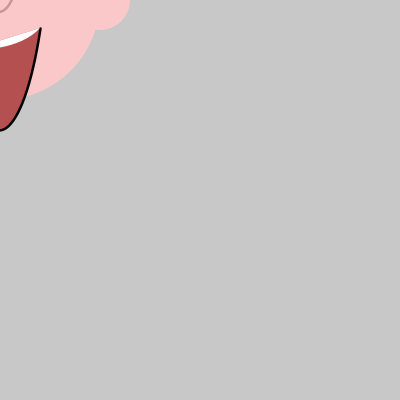
Frame 1 (no input)
Frame 60 (the mouse pressed at the canvas centre just before this capture): identical to frame 1, image omitted
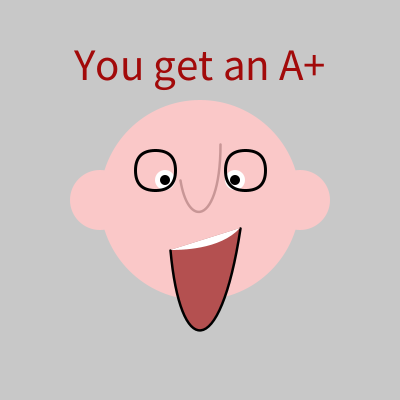
Frame 120 (the mouse held since frame 60 and released just before this capture)

The Processing sketch that drew these frames (run headless with seeded random() and noise(); from frame 60 on, the mouse is pressed at the canvas centre):

// Processing sketch: processing_110044
// ── processing_110044.pde

//joseph jung

int click = 99;
void setup()
{
  size(400,400);
  background(255);
  smooth();
  noCursor();
  
}
void draw()
{
  
  drawJim(mouseX,mouseY,200,200);
}

void drawJim(float x, float y,float wd, float ht)
{

background(200);
fill(250,200,200);
noStroke();
ellipse(x,y,wd,ht);
ellipse(x-wd*.5,y,wd*.3,ht*.3);
ellipse(x+wd*.5,y,wd*.3,ht*.3);
 
fill(255);
ellipse(x-wd*.25+(mouseX*.075),y-ht*.15+(mouseY*.05),wd*.1,ht*.1);
ellipse(x+wd*.25-(mouseX*.075),y-ht*.15+(mouseY*.05),wd*.1,ht*.1);
 
fill(0);
ellipse(x-wd*.25+(mouseX*.075),y-ht*.15+(mouseY*.05),wd*.05,ht*.05);
ellipse(x+wd*.25-(mouseX*.075),y-ht*.15+(mouseY*.05),wd*.05,ht*.05);
 
noFill();
stroke(0);
strokeWeight(3);
rect(x-wd*.4+(mouseX*.075),y-ht*.3+(mouseY*.05),wd*.2,ht*.2,wd*.1);
rect(x+wd*.2-(mouseX*.075),y-ht*.3+(mouseY*.05),wd*.2,ht*.2,wd*.1);
 

 
fill(180,80,80);
stroke(0);
strokeWeight(2.5);
bezier(x-wd*.15,y+ht*.25,x-wd*.1,y+ht*.8,x+wd*.1,y+ht*.8,x+wd*.2,y+ht*.14);
 
fill(255);
noStroke();
bezier(x-wd*.15,y+ht*.25,x-wd*.1,y+ht*.25,x+wd*.1,y+ht*.25,x+wd*.2,y+ht*.14);
 
 
noFill();
stroke(200,150,150);
strokeWeight(2.5);
bezier(x-wd*.1,y-ht*.1,x-wd*.06,y+ht*.15,x+wd*.1,y+ht*.11,x+wd*.1,y-ht*.28);

if (click >99)
  {
     textSize(45);
    textAlign(CENTER);
    strokeWeight(5);
    fill(random(150,230),10,10);
    text("You get an A+",mouseX,mouseY-120);
  }
}

void mousePressed()

{
  if (mousePressed == true)
  { 
    click = 100;
  }
}

void mouseReleased()

{
 
  click = 99;
  
}

void keyPressed()

{
  if (keyPressed == true)
  {
    background(random(255),random(255),random(255));
    textSize(45);
    textAlign(CENTER);
    text("PARTY TIME!!!",200,360);
  }
}
